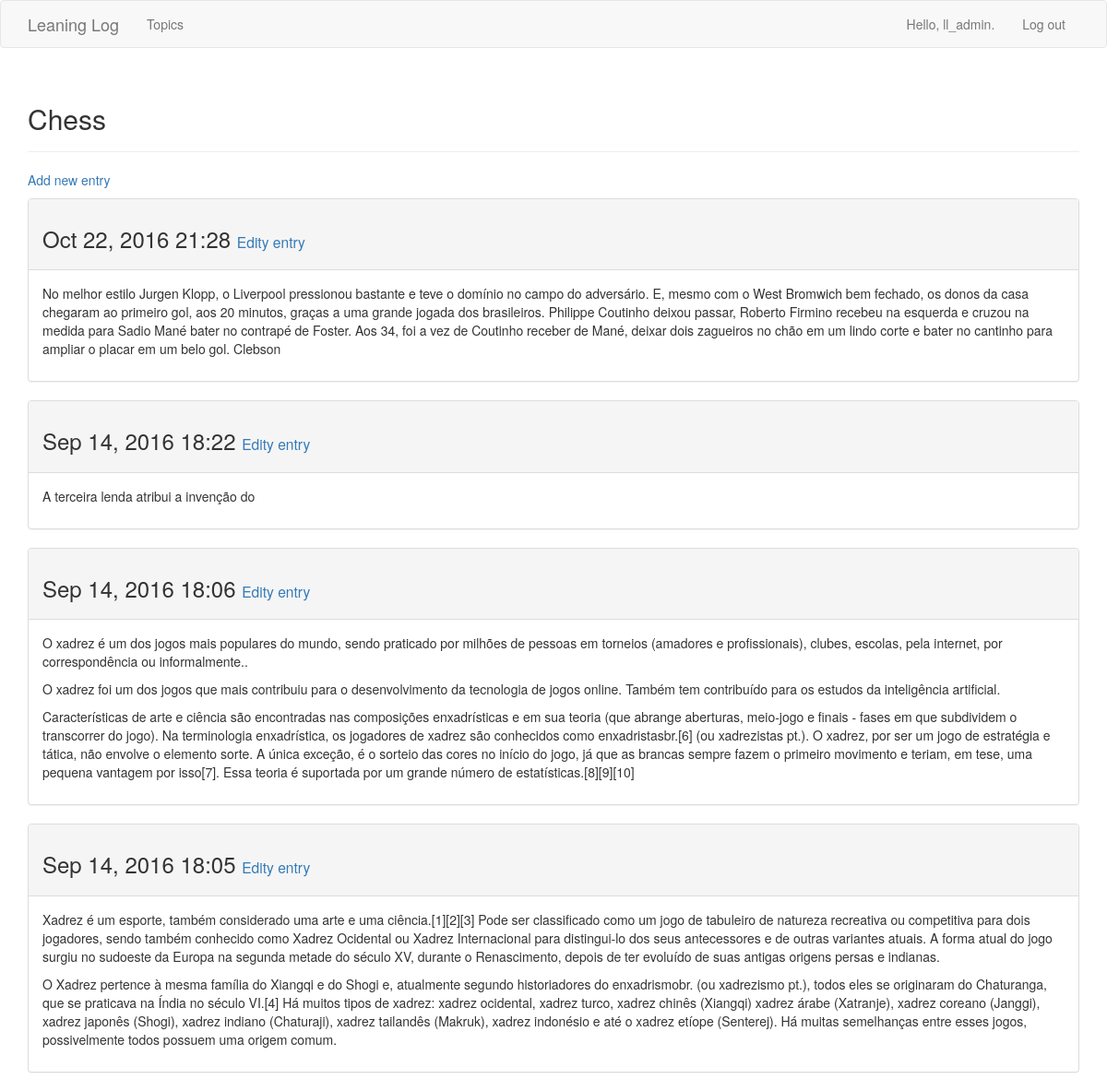
The page /topics/1/ (signed in) on the database its author committed.
### learning_logs/models.py (models this page shows, shortened)
class Topic(models.Model):
    text = models.CharField(max_length = 200)
    date_added = models.DateTimeField(auto_now_add = True)
    owner = models.ForeignKey(User)
    def __str__(self):
        return self.text

class Entry(models.Model):
    topic = models.ForeignKey(Topic)
    text = models.TextField()
    date_added = models.DateTimeField(auto_now_add = True)
    class Meta:
        verbose_name_plural = 'entries'

### learning_logs/views.py (the view)
# urls.py: url(r'^topics/(?P<topic_id>\d+)/$', views.topic, name='topic'),
@login_required
def topic(request, topic_id):
    topic = Topic.objects.get(id = topic_id)
    if topic.owner != request.user:
        raise Http404
    entries = topic.entry_set.order_by('-date_added')
    context = {'topic': topic, 'entries': entries}
    return render(request, 'learning_logs/topic.html', context)

### learning_logs/templates/learning_logs/topic.html
{% extends "learning_logs/base.html" %}
{% block header %}
    <h2>{{ topic }}</h2>
{% endblock %}
{% block content %}
    <p>
        <a href="{% url 'learning_logs:new_entry' topic.id %}">Add new entry</a>
    </p>
    {% for entry in entries %}
        <div class="panel panel-default">
            <div class="panel-heading">
                <h3>
                    {{ entry.date_added|date:'M d, Y H:i' }}
                    <small>
                        <a href="{% url 'learning_logs:edit_entry' entry.id %}">Edity entry</a>
                    </small>
                </h3>
            </div>
            <div class="panel-body">
                {{ entry.text|linebreaks }}
            </div>
        </div>
    {% empty %}
        There are no entries for this topic yet.
    {% endfor %}
{% endblock content %}

### learning_logs/templates/learning_logs/base.html (shortened to what this page needs)
{% load bootstrap3 %}
<html lang="en">
<head>
    {% bootstrap_css %}
</head>
<body>
    <nav class="navbar navbar-default navbar-startic-top">
        <div class="container">
            <div class="navbar-header">
                <a class="navbar-brand" href="{% url 'learning_logs:index' %}">Leaning Log</a>
            </div>
            <div id="navbar" class="navbar-collapse collapse">
                <ul class="nav navbar-nav">
                    <li><a href="{% url 'learning_logs:topics' %}">Topics</a></li>
                </ul>
                <ul class="nav navbar-nav navbar-right">
                    {% if user.is_authenticated %}
                        <li><a>Hello, {{ user.username }}.</a></li>
                        <li><a href="{% url 'users:logout' %}">Log out</a></li>
                    {% else %}
                        <li><a href="{% url 'users:register' %}">Register</a></li>
                        <li><a href="{% url 'users:login' %}">Log in</a></li>
                    {% endif %}
                </ul>
            </div>
        </div>
    </nav>
    <div class="container">
        <div class="page-header">
            {% block header %}{% endblock header %}
        </div>
        <div>
            {% block content %}{% endblock content %}
        </div>
    </div>
</body>
</html>

### rows shown on the page
Topic: text "Chess"
Entry: date_added "Oct 22, 2016 21:28", text "No melhor estilo Jurgen Klopp, o Liverpool pressionou bastante e teve o domínio no campo do adversário. E, mesmo com o West Bromwich bem fechado, os donos da casa chegaram ao primeiro gol, aos 20 minutos, graças a uma grande jogada dos brasileiros. Philippe Coutinho deixou passar, Roberto Firmino recebeu na esquerda e cruzou na medida para Sadio Mané bater no contrapé de Foster. Aos 34, foi a vez de Coutinho receber de Mané, deixar dois zagueiros no chão em um lindo corte e bater no cantinho para ampliar o placar em um belo gol. Clebson"
Entry: date_added "Sep 14, 2016 18:22", text "A terceira lenda atribui a invenção do"
Entry: date_added "Sep 14, 2016 18:06", text "O xadrez é um dos jogos mais populares do mundo, sendo praticado por milhões de pessoas em torneios (amadores e profissionais), clubes, escolas, pela internet, por correspondência ou informalmente.. O xadrez foi um dos jogos que mais contribuiu para o desenvolvimento da tecnologia de jogos online. Também tem contribuído para os estudos da inteligência artificial. Características de arte e ciência são encontradas nas composições enxadrísticas e em sua teoria (que abrange aberturas, meio-jogo e finais - fases em que subdividem o transcorrer do jogo). Na terminologia enxadrística, os jogadores de xadrez são conhecidos como enxadristasbr.[6] (ou xadrezistas pt.). O xadrez, por ser um jogo de…"
Entry: date_added "Sep 14, 2016 18:05", text "Xadrez é um esporte, também considerado uma arte e uma ciência.[1][2][3] Pode ser classificado como um jogo de tabuleiro de natureza recreativa ou competitiva para dois jogadores, sendo também conhecido como Xadrez Ocidental ou Xadrez Internacional para distingui-lo dos seus antecessores e de outras variantes atuais. A forma atual do jogo surgiu no sudoeste da Europa na segunda metade do século XV, durante o Renascimento, depois de ter evoluído de suas antigas origens persas e indianas. O Xadrez pertence à mesma família do Xiangqi e do Shogi e, atualmente segundo historiadores do enxadrismobr. (ou xadrezismo pt.), todos eles se originaram do Chaturanga, que se praticava na Índia no século…"

### other values the page prints
{{ user.username }} "ll_admin"
